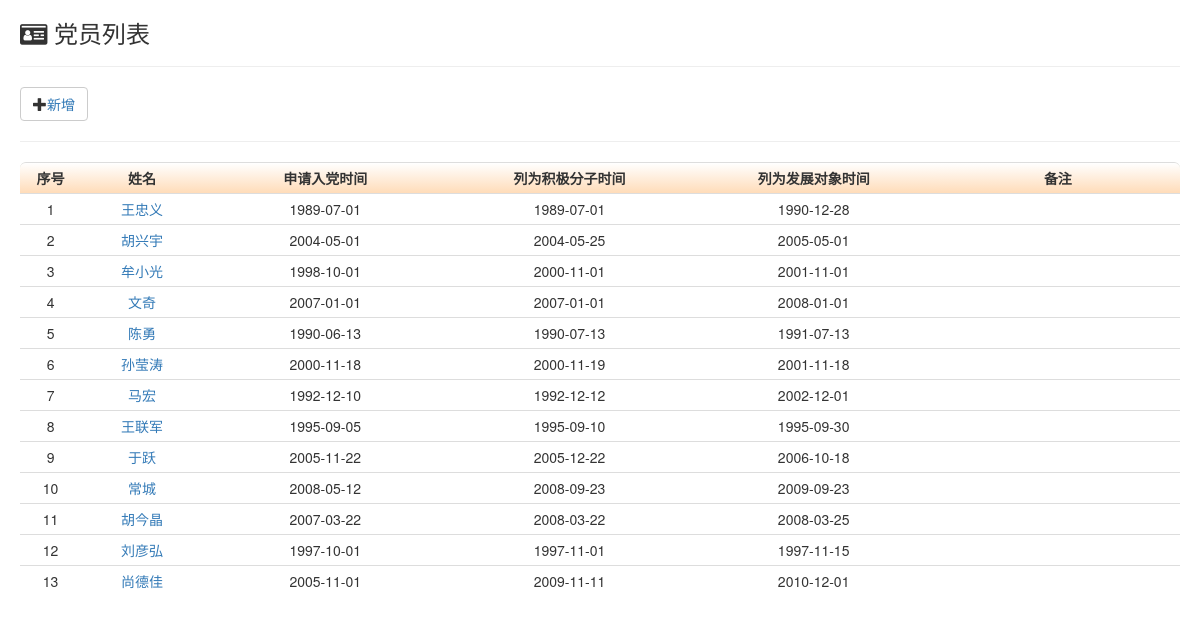
Screenshot of /member.php?branch=机关党支部 (signed in) with the database file from the repository.
### tables this page shows
CREATE TABLE `person` (
  `id` int(10) NOT NULL COMMENT '序列号',
  `name` varchar(20) NOT NULL COMMENT '姓名',
  `applicationTime` date DEFAULT NULL COMMENT '申请入党时间',
  `activistTime` date DEFAULT NULL COMMENT '积极分子时间',
  `developmentTime` date DEFAULT NULL COMMENT '发展对象时间',
  `remark` text COMMENT '备注',
  `gen` varchar(10) NOT NULL COMMENT '性别',
  `native` varchar(30) NOT NULL COMMENT '籍贯',
  `birth` date NOT NULL COMMENT '出生年月',
  `household` varchar(30) NOT NULL COMMENT '户口所在',
  `type` varchar(10) NOT NULL COMMENT '政治面貌',
  `workTime` date NOT NULL COMMENT '入职时间',
  `sector` varchar(40) NOT NULL COMMENT '部门岗位',
  `position` varchar(40) NOT NULL COMMENT '职务',
  `techTitle` varchar(20) NOT NULL COMMENT '职称',
  `eduBackground` varchar(20) NOT NULL COMMENT '学历',
  `school` varchar(50) NOT NULL COMMENT '毕业院校',
  `major` varchar(50) NOT NULL COMMENT '专业',
  `graduationTime` date NOT NULL COMMENT '毕业时间',
  `idCard` varchar(30) NOT NULL COMMENT '身份证号',
  `cell` varchar(20) DEFAULT NULL COMMENT '手机',
  `branch` varchar(20) NOT NULL COMMENT '所在党支部',
  `trainner` varchar(10) DEFAULT NULL COMMENT '培养人',
  `introducer` varchar(10) DEFAULT NULL COMMENT '入党介绍人',
  `agreeTime` date DEFAULT NULL COMMENT '支部大会通过时间',
  `probationaryTime` date DEFAULT NULL COMMENT '预备日期',
  `preregularTime` date DEFAULT NULL COMMENT '预备转正日期',
  `regularTime` date DEFAULT NULL COMMENT '转正日期',
  `authorityCode` int(10) NOT NULL DEFAULT '99' COMMENT '权限码',
  `password` varchar(20) NOT NULL DEFAULT '123456' COMMENT '密码'
);

### member.php (the view, shortened to what this page needs)
<!DOCTYPE HTML PUBLIC "-//W3C//DTD HTML 4.01//EN" "http://www.w3.org/TR/html4/strict.dtd">
<html>
<head>
    <link rel="stylesheet" href="./fonts/font-awesome/css/font-awesome.min.css">
    <link href="./css/bootstrap.css" rel="stylesheet">
    <link href="./css/bootstrap-treeview.css" rel="stylesheet">
</head>
<body>
<div id="container">
    <div id="content">
        <h3><i class="fa fa-id-card"></i>&nbsp;党员列表</h3>
        <hr>
        <div class="col-md-12">
            <div class="row">
                <?php
                $branch = isset($_GET['branch']) ? $_GET['branch'] : NULL;
                ?>
                <button type="button" class="btn btn-default">
                    <span class="glyphicon glyphicon-plus" aria-hidden="true"></span><a href="person_create.php?branch=<?php echo $branch?>&type=党员">新增</a>
                </button>
            </div>
        </div>
        <div class="row">
            <div class="col-md-12">
                <hr>
                <table class="table table-condensed" align="center">
                    <tr class="warning">
                        <th width="5%">序号</th>
                        <th width="10%">姓名</th>
                        <th width="20%">申请入党时间</th>
                        <th width="20%">列为积极分子时间</th>
                        <th width="20%">列为发展对象时间</th>
                        <th width="20%">备注</th>
                    </tr>
                    <?php
                    $branch = isset($_GET['branch']) ? $_GET['branch'] : NULL;
                    require_once 'db_login.php';
                    $conn = new mysqli($db_hostname, $db_username, $db_password, $db_database);
                    mysqli_set_charset($conn, 'utf8');
                    $query = "select * FROM person WHERE `branch` = '" . $branch . "' AND `type` = '党员'";
                    $result = $conn->query($query);
                    $index = 1;
                    while ($rows = $result->fetch_array()) {
                        echo <<<TABLE
                        <tr>
                        <td>$index</td>
                        <td><a href="person_detail.php?name={$rows['name']}&type=党员&branch={$branch}">{$rows['name']}</a></td>
                        <td>{$rows['applicationTime']}</td>
                        <td>{$rows['activistTime']}</td>
                        <td>{$rows['developmentTime']}</td>
                        <td>{$rows['remark']}</td>
                    </tr>
TABLE;
                        $index++;
                    }
                    ?>
                </table>
            </div>
        </div>
    </div>
</div>
</body>
</html>

### member.php (style rules this page uses)
#content { float: center; margin-left: 20px; margin-right: 20px; }
table { border-collapse: separate; *border-collapse: collapse; border-spacing: 0; }
th { padding: 10px; text-align: center; background-color: #FF9999; background: -ms-linear-gradient(top, #fff, #ffdcb9); background:-moz-linear-gradient(top,#b8c4cb,#f6f6f8); background:-webkit-gradient(linear, 0% 0%, 0% 100%,from(#b8c4cb), to(#f6f6f8)); background: -webkit-gradient(linear, 0% 0%, 0% 100%, from(#fff), to(#ffdcb9)); background: -webkit-linear-gradient(top, #fff, #ffdcb9); background: -o-linear-gradient(top, #fff, #ffdcb9); }
td { text-align: center; }
th:first-child { border-radius: 6px 0 0 0; }
th:last-child { border-radius: 0 6px 0 0; }
tr:last-child td:first-child { border-radius: 0 0 0 6px; }
tr:last-child td:last-child { border-radius: 0 0 6px 0; }

### rows the page displays
person: name "王忠义", applicationTime "1989-07-01", activistTime "1989-07-01", developmentTime "1990-12-28"
person: name "胡兴宇", applicationTime "2004-05-01", activistTime "2004-05-25", developmentTime "2005-05-01"
person: name "牟小光", applicationTime "1998-10-01", activistTime "2000-11-01", developmentTime "2001-11-01"
person: name "文奇", applicationTime "2007-01-01", activistTime "2007-01-01", developmentTime "2008-01-01"
person: name "陈勇", applicationTime "1990-06-13", activistTime "1990-07-13", developmentTime "1991-07-13"
person: name "孙莹涛", applicationTime "2000-11-18", activistTime "2000-11-19", developmentTime "2001-11-18"
person: name "马宏", applicationTime "1992-12-10", activistTime "1992-12-12", developmentTime "2002-12-01"
person: name "王联军", applicationTime "1995-09-05", activistTime "1995-09-10", developmentTime "1995-09-30"
person: name "于跃", applicationTime "2005-11-22", activistTime "2005-12-22", developmentTime "2006-10-18"
person: name "常城", applicationTime "2008-05-12", activistTime "2008-09-23", developmentTime "2009-09-23"
person: name "胡今晶", applicationTime "2007-03-22", activistTime "2008-03-22", developmentTime "2008-03-25"
person: name "刘彦弘", applicationTime "1997-10-01", activistTime "1997-11-01", developmentTime "1997-11-15"
person: name "尚德佳", applicationTime "2005-11-01", activistTime "2009-11-11", developmentTime "2010-12-01"
